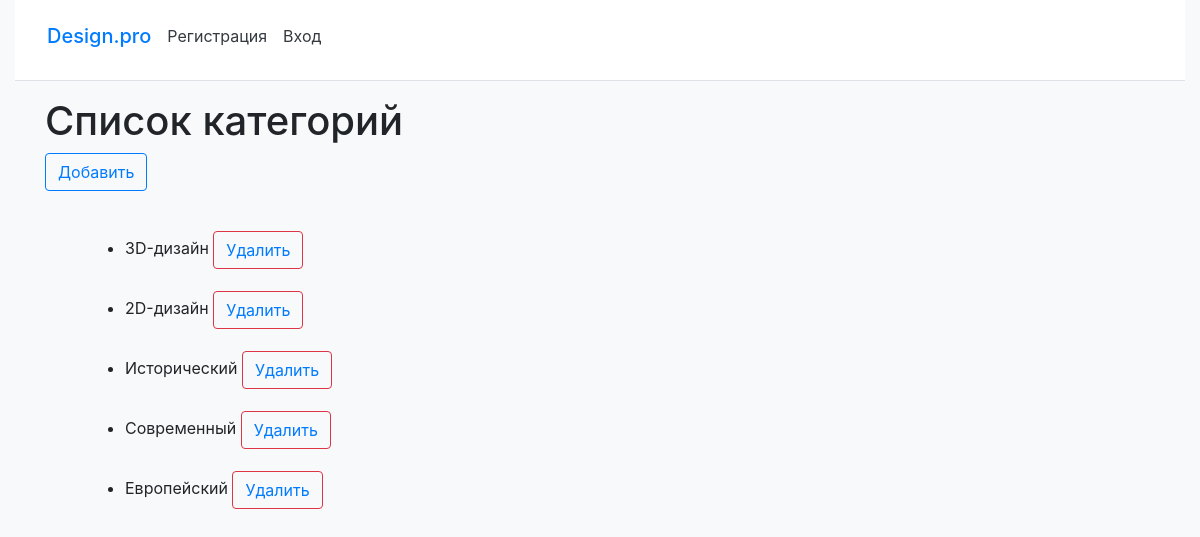
Before: /category/list/ with the older database file.
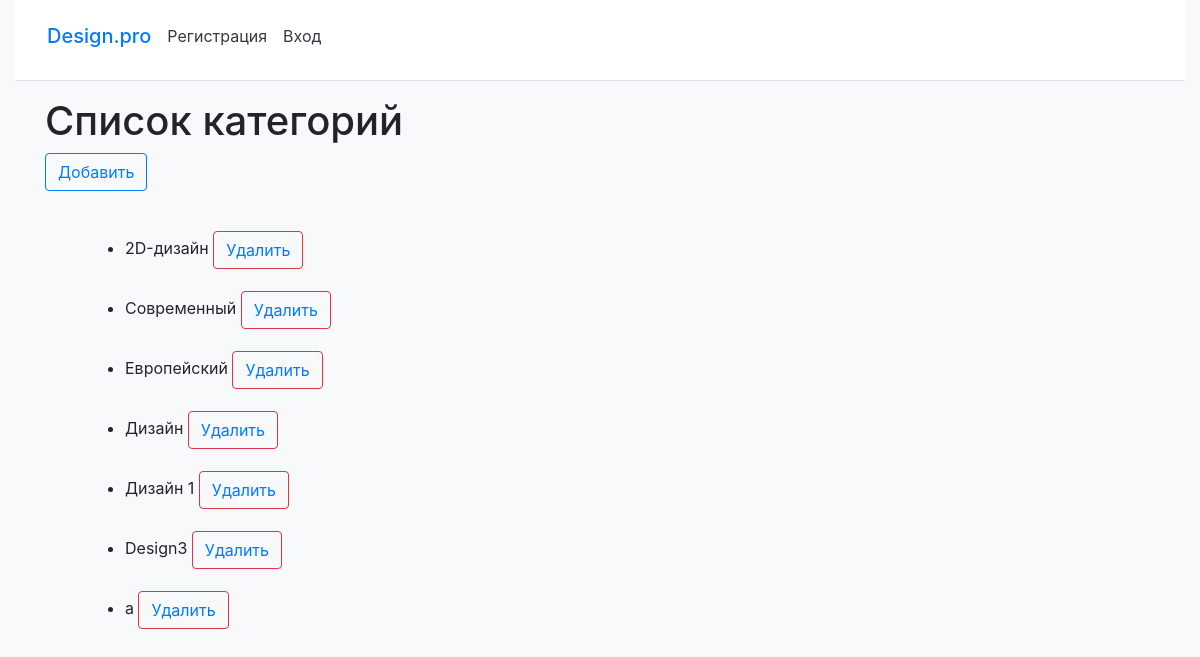
After: the same page with the newer database file.
### serv/models.py (models this page shows, shortened)
class Category(models.Model):
    category_title = models.CharField(max_length=200, unique=True, help_text='Напишите категорию для дизайна интерьера')

### serv/views.py (the view)
# urls.py: path('category/list/', category_list, name='category_list'),
def category_list(request):
    categories = Category.objects.all()
    return render(request, 'admin/category_list.html', {'categories': categories})

### serv/templates/admin/category_list.html
{% extends "layout/basic.html" %}
{% block content %}
  <h1>Список категорий</h1>
<button type="button" class="btn btn-outline-primary"><a href="{% url 'serv:add_category' %}">Добавить</a></button>
  <ul>
    {% for category in categories %}
      <li style="height: 20px; margin:40px;">{{ category.category_title }}
            <button type="button" class="btn btn-outline-danger"><a href="{% url 'serv:delete_category' id=category.id %}">Удалить</a></button>
      </li>
    {% endfor %}
  </ul>
{% endblock %}

Changed rows visible on the page:
removed Category: category_title "3D-дизайн"
removed Category: category_title "Исторический"
added Category: category_title "Дизайн"
added Category: category_title "Дизайн 1"
added Category: category_title "Design3"
added Category: category_title "a"
